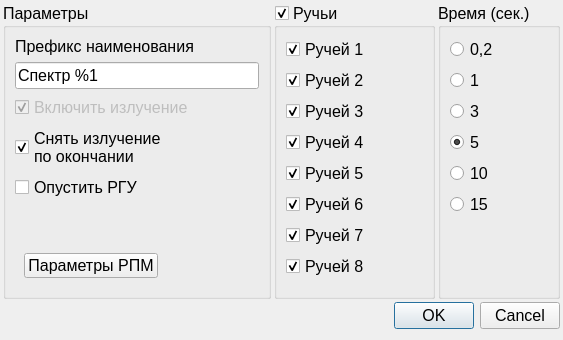
<?xml version="1.0" encoding="UTF-8"?>
<ui version="4.0">
 <class>SPRSpectrumChoiseTimeDialog</class>
 <widget class="QDialog" name="SPRSpectrumChoiseTimeDialog">
  <property name="windowModality">
   <enum>Qt::ApplicationModal</enum>
  </property>
  <property name="geometry">
   <rect>
    <x>0</x>
    <y>0</y>
    <width>563</width>
    <height>340</height>
   </rect>
  </property>
  <property name="font">
   <font>
    <family>Tahoma</family>
    <pointsize>12</pointsize>
   </font>
  </property>
  <property name="windowTitle">
   <string>Параметры снятия спектра</string>
  </property>
  <layout class="QVBoxLayout" name="verticalLayout_4">
   <property name="spacing">
    <number>3</number>
   </property>
   <property name="leftMargin">
    <number>3</number>
   </property>
   <property name="topMargin">
    <number>3</number>
   </property>
   <property name="rightMargin">
    <number>3</number>
   </property>
   <property name="bottomMargin">
    <number>3</number>
   </property>
   <item>
    <widget class="QWidget" name="widget" native="true">
     <layout class="QHBoxLayout" name="horizontalLayout" stretch="50,30,20">
      <property name="spacing">
       <number>3</number>
      </property>
      <property name="leftMargin">
       <number>0</number>
      </property>
      <property name="topMargin">
       <number>0</number>
      </property>
      <property name="rightMargin">
       <number>0</number>
      </property>
      <property name="bottomMargin">
       <number>0</number>
      </property>
      <item>
       <widget class="QGroupBox" name="groupBox">
        <property name="title">
         <string>Параметры</string>
        </property>
        <layout class="QVBoxLayout" name="verticalLayout">
         <item>
          <widget class="QLabel" name="label">
           <property name="text">
            <string>Префикс наименования</string>
           </property>
          </widget>
         </item>
         <item>
          <widget class="QLineEdit" name="leNamePrefix">
           <property name="text">
            <string>Спектр %1</string>
           </property>
          </widget>
         </item>
         <item>
          <widget class="QCheckBox" name="cbRentgenOn">
           <property name="enabled">
            <bool>false</bool>
           </property>
           <property name="text">
            <string>Включить излучение</string>
           </property>
           <property name="checked">
            <bool>true</bool>
           </property>
          </widget>
         </item>
         <item>
          <widget class="QCheckBox" name="cbReangenOff">
           <property name="text">
            <string>Снять излучение 
по окончании</string>
           </property>
           <property name="checked">
            <bool>true</bool>
           </property>
          </widget>
         </item>
         <item>
          <widget class="QCheckBox" name="cbRGUDown">
           <property name="text">
            <string>Опустить РГУ</string>
           </property>
          </widget>
         </item>
         <item>
          <spacer name="verticalSpacer">
           <property name="orientation">
            <enum>Qt::Vertical</enum>
           </property>
           <property name="sizeHint" stdset="0">
            <size>
             <width>20</width>
             <height>40</height>
            </size>
           </property>
          </spacer>
         </item>
         <item>
          <widget class="QWidget" name="widget_2" native="true">
           <property name="minimumSize">
            <size>
             <width>0</width>
             <height>20</height>
            </size>
           </property>
           <layout class="QHBoxLayout" name="horizontalLayout_2">
            <item>
             <widget class="QPushButton" name="bRentgentParamsShow">
              <property name="text">
               <string>Параметры РПМ</string>
              </property>
              <property name="icon">
               <iconset resource="icons.qrc">
                <normaloff>:/icons/algoritmSettings/rentgen/icons/AlgoripmSerrings_tabs/Rentgens/Rentgen_Settings_Main_1.png</normaloff>:/icons/algoritmSettings/rentgen/icons/AlgoripmSerrings_tabs/Rentgens/Rentgen_Settings_Main_1.png</iconset>
              </property>
              <property name="iconSize">
               <size>
                <width>32</width>
                <height>32</height>
               </size>
              </property>
             </widget>
            </item>
            <item>
             <spacer name="horizontalSpacer">
              <property name="orientation">
               <enum>Qt::Horizontal</enum>
              </property>
              <property name="sizeHint" stdset="0">
               <size>
                <width>40</width>
                <height>20</height>
               </size>
              </property>
             </spacer>
            </item>
           </layout>
          </widget>
         </item>
        </layout>
       </widget>
      </item>
      <item>
       <widget class="QGroupBox" name="gbThreads">
        <property name="title">
         <string>Ручьи</string>
        </property>
        <property name="checkable">
         <bool>true</bool>
        </property>
        <layout class="QVBoxLayout" name="verticalLayout_2">
         <item>
          <widget class="QCheckBox" name="cb_1">
           <property name="text">
            <string>Ручей 1</string>
           </property>
           <property name="checked">
            <bool>true</bool>
           </property>
          </widget>
         </item>
         <item>
          <widget class="QCheckBox" name="cb_2">
           <property name="text">
            <string>Ручей 2</string>
           </property>
           <property name="checked">
            <bool>true</bool>
           </property>
          </widget>
         </item>
         <item>
          <widget class="QCheckBox" name="cb_3">
           <property name="text">
            <string>Ручей 3</string>
           </property>
           <property name="checked">
            <bool>true</bool>
           </property>
          </widget>
         </item>
         <item>
          <widget class="QCheckBox" name="cb_4">
           <property name="text">
            <string>Ручей 4</string>
           </property>
           <property name="checked">
            <bool>true</bool>
           </property>
          </widget>
         </item>
         <item>
          <widget class="QCheckBox" name="cb_5">
           <property name="text">
            <string>Ручей 5</string>
           </property>
           <property name="checked">
            <bool>true</bool>
           </property>
          </widget>
         </item>
         <item>
          <widget class="QCheckBox" name="cb_6">
           <property name="text">
            <string>Ручей 6</string>
           </property>
           <property name="checked">
            <bool>true</bool>
           </property>
          </widget>
         </item>
         <item>
          <widget class="QCheckBox" name="cb_7">
           <property name="text">
            <string>Ручей 7</string>
           </property>
           <property name="checked">
            <bool>true</bool>
           </property>
          </widget>
         </item>
         <item>
          <widget class="QCheckBox" name="cb_8">
           <property name="text">
            <string>Ручей 8</string>
           </property>
           <property name="checked">
            <bool>true</bool>
           </property>
          </widget>
         </item>
         <item>
          <spacer name="thrSpacer">
           <property name="orientation">
            <enum>Qt::Vertical</enum>
           </property>
           <property name="sizeHint" stdset="0">
            <size>
             <width>20</width>
             <height>40</height>
            </size>
           </property>
          </spacer>
         </item>
        </layout>
       </widget>
      </item>
      <item>
       <widget class="QGroupBox" name="gbTimes">
        <property name="title">
         <string>Время (сек.)</string>
        </property>
        <layout class="QVBoxLayout" name="verticalLayout_3">
         <item>
          <widget class="QRadioButton" name="rb02">
           <property name="text">
            <string>0,2</string>
           </property>
          </widget>
         </item>
         <item>
          <widget class="QRadioButton" name="rb1">
           <property name="text">
            <string>1</string>
           </property>
          </widget>
         </item>
         <item>
          <widget class="QRadioButton" name="rb3">
           <property name="text">
            <string>3</string>
           </property>
          </widget>
         </item>
         <item>
          <widget class="QRadioButton" name="rb5">
           <property name="text">
            <string>5</string>
           </property>
           <property name="checked">
            <bool>true</bool>
           </property>
          </widget>
         </item>
         <item>
          <widget class="QRadioButton" name="rb10">
           <property name="text">
            <string>10</string>
           </property>
          </widget>
         </item>
         <item>
          <widget class="QRadioButton" name="rb15">
           <property name="text">
            <string>15</string>
           </property>
          </widget>
         </item>
         <item>
          <spacer name="timesSpaces">
           <property name="orientation">
            <enum>Qt::Vertical</enum>
           </property>
           <property name="sizeHint" stdset="0">
            <size>
             <width>20</width>
             <height>40</height>
            </size>
           </property>
          </spacer>
         </item>
        </layout>
       </widget>
      </item>
     </layout>
    </widget>
   </item>
   <item>
    <widget class="QDialogButtonBox" name="buttonBox">
     <property name="orientation">
      <enum>Qt::Horizontal</enum>
     </property>
     <property name="standardButtons">
      <set>QDialogButtonBox::Cancel|QDialogButtonBox::Ok</set>
     </property>
    </widget>
   </item>
   <item>
    <spacer name="verticalSpacer_2">
     <property name="orientation">
      <enum>Qt::Vertical</enum>
     </property>
     <property name="sizeHint" stdset="0">
      <size>
       <width>20</width>
       <height>40</height>
      </size>
     </property>
    </spacer>
   </item>
  </layout>
 </widget>
 <resources>
  <include location="icons.qrc"/>
 </resources>
 <connections>
  <connection>
   <sender>buttonBox</sender>
   <signal>accepted()</signal>
   <receiver>SPRSpectrumChoiseTimeDialog</receiver>
   <slot>accept()</slot>
   <hints>
    <hint type="sourcelabel">
     <x>248</x>
     <y>254</y>
    </hint>
    <hint type="destinationlabel">
     <x>157</x>
     <y>274</y>
    </hint>
   </hints>
  </connection>
  <connection>
   <sender>buttonBox</sender>
   <signal>rejected()</signal>
   <receiver>SPRSpectrumChoiseTimeDialog</receiver>
   <slot>reject()</slot>
   <hints>
    <hint type="sourcelabel">
     <x>316</x>
     <y>260</y>
    </hint>
    <hint type="destinationlabel">
     <x>286</x>
     <y>274</y>
    </hint>
   </hints>
  </connection>
 </connections>
</ui>
